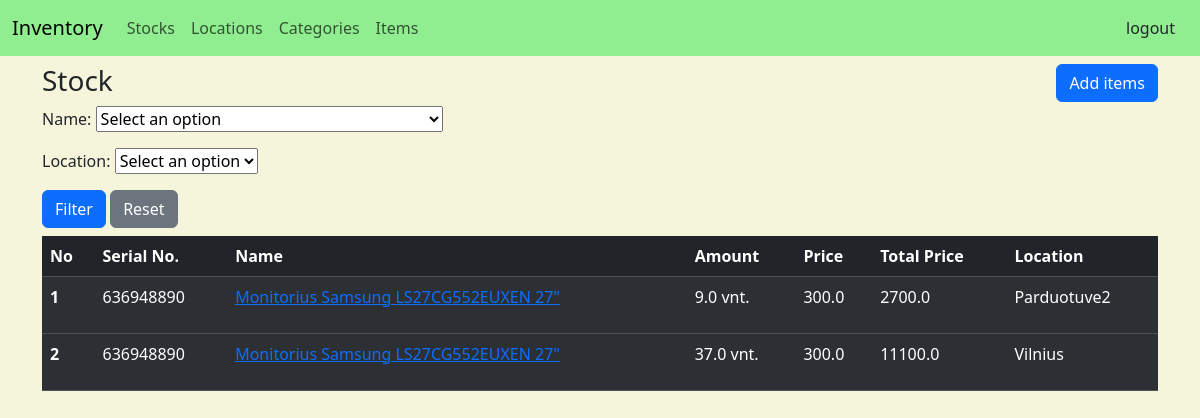
The page /items (signed in) on the database as committed earlier.
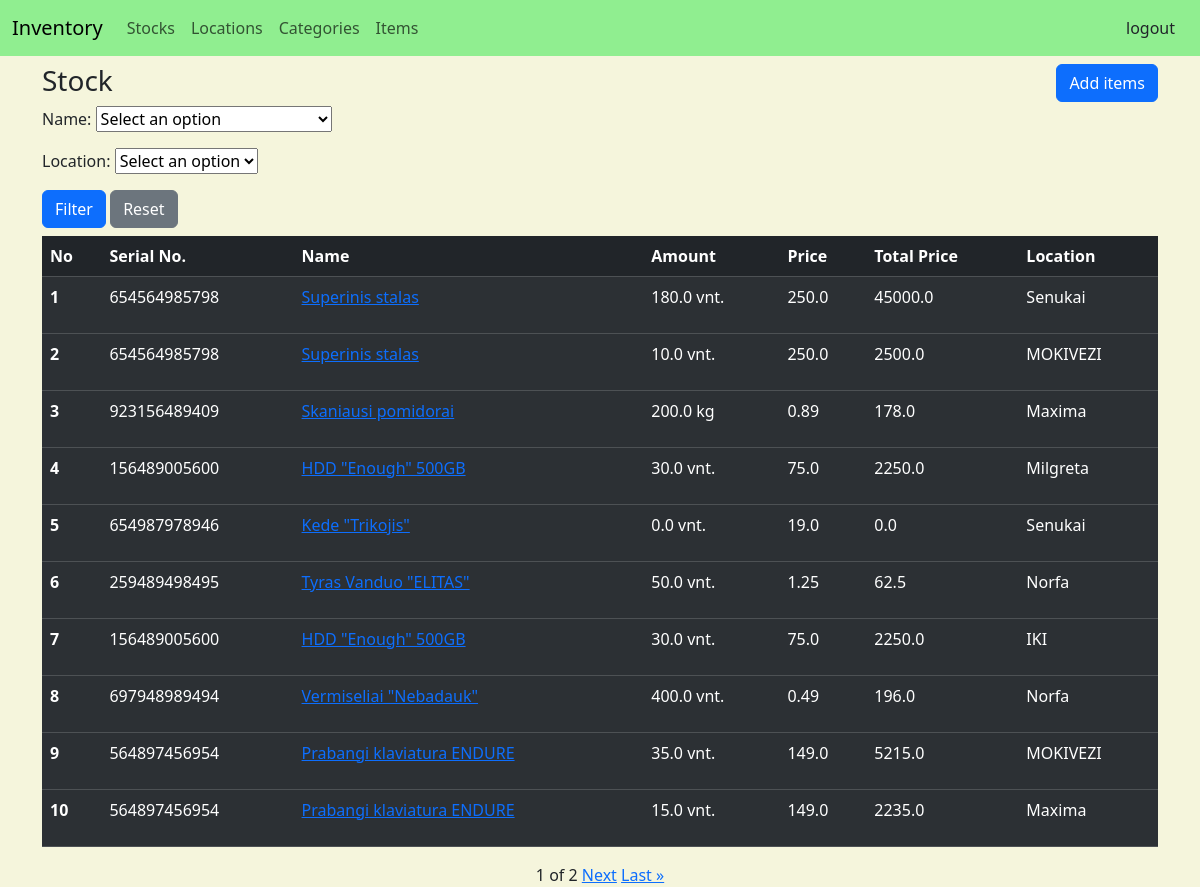
The same page on the database as committed later.
### items/models.py (models this page shows)
class BaseModel(models.Model):
    objects = models.Manager()
    class Meta:
        abstract = True

class Location(BaseModel):
    name = models.CharField(max_length=128)
    address = models.CharField(max_length=128)
    def __str__(self):
        return f'{self.name}'

class Item(BaseModel):
    quantity = models.FloatField()
    item_type = models.ForeignKey(ItemType, on_delete=models.PROTECT, related_name='item_name', null=True, verbose_name='Item name')
    created_on = models.DateTimeField(default=django.utils.timezone.now, blank=True)
    created_by = models.ForeignKey(User, on_delete=models.DO_NOTHING, related_name='items')
    location = models.ForeignKey(Location, on_delete=models.SET_NULL, related_name='location', null=True, blank=True)
    from_location = models.CharField(max_length=128, default="", verbose_name="Arrived from")
    def total_price(self):
        if self.item_type:
            return self.item_type.price * self.quantity
        else:
            return "-"

class ItemType(BaseModel):
    QUANTITY_TYPE = {
        '1': 'kg',
        '2': 'vnt.'
    }
    id_number = models.CharField(max_length=12, blank=True, verbose_name="Serial number")
    title = models.CharField(max_length=128)
    price = models.FloatField(default=0)
    quantity_type = models.CharField(max_length=50, choices=QUANTITY_TYPE, default='1')
    category = models.ForeignKey(ItemCategory, on_delete=models.PROTECT, related_name='category')
    def __str__(self):
        return f'{self.title}'
    def get_quantity_type_value(self):
        return self.QUANTITY_TYPE[self.quantity_type]

### items/views.py (the view)
# urls.py: path('items', views.ItemsListView.as_view(), name='list_items'),
class ItemsListView(LoginRequiredMixin, generic.ListView):
    model = Item
    template_name = 'items/list.html'
    context_object_name = "items"
    paginate_by = 10
    def get_context_data(self, **kwargs):
        context = super().get_context_data(**kwargs)
        context['filter_form'] = ItemForm(self.request.GET)
        return context
    def get_queryset(self):
        queryset = super().get_queryset()
        form = ItemForm(self.request.GET)
        if form.is_valid():
            name = form.cleaned_data.get('name')
            location = form.cleaned_data.get('location')
            if name:
                queryset = queryset.filter(item_type=name)
            if location:
                queryset = queryset.filter(location=location)
        return queryset

### items/forms.py
class ItemForm(forms.Form):
    name = forms.ModelChoiceField(
        queryset=ItemType.objects.all(),
        required=False,
        empty_label="Select an option"
    )
    location = forms.ModelChoiceField(
        queryset=Location.objects.all(),
        required=False,
        empty_label="Select an option"
    )

### items/Templates/items/list.html
{% extends "base.html" %}
{% block content %}
<div class="d-flex justify-content-between">
    <div>
        <h3> Stock</h3>
    </div>
    <div>
        <a class="btn btn-primary" href="{% url 'items:create_item' %}" role="button"> Add items</a>
    </div>
</div>
<form method="get" class="pb-2">
    {{ filter_form.as_p }}
    <button type="submit" class="btn btn-primary">Filter</button>
     <a class="btn btn-secondary" href="{% url 'items:list_items' %}" role="button"> Reset</a>
</form>
<table class="table table-dark table-striped">
    <thead>
    <tr>
        <th scope="col">No</th>
        <th scope="col">Serial No.</th>
        <th scope="col">Name</th>
        <th scope="col">Amount</th>
        <th scope="col">Price</th>
        <th scope="col">Total Price</th>
        <th scope="col">Location</th>
    </tr>
    </thead>
    {% for item in items %}
    <tbody>
    <tr>
        <th scope="row"> {{page_obj.start_index | add:forloop.counter0}}</th>
        <td scope="row"> {{item.item_type.id_number}}</td>
        <td><p><a class="link-opacity-100" href="{% url 'items:view_item' item.id %}">{{ item.item_type.title }}</a></p></td>
        <td><p>{{item.quantity}} {{ item.item_type.get_quantity_type_value }}</p></td>
        <td><p>{{item.item_type.price}}</p></td>
        <td><p>{{item.total_price}}</p></td>
        <td><p>{{item.location}}</p></td>
    </tr>
    </tbody>
    {% endfor %}
</table>
    {% include 'pagination.html' %}
{% endblock %}

Rows that differ between the two databases and show on the page:
removed Item: start_index|add "1", item_type.id_number "636948890", item_type "Monitorius Samsung LS27CG552EUXEN 27\"", quantity "9.0", item_type.get_quantity_type_value "vnt.", item_type.price "300.0", total_price "2700.0", location "Parduotuve2"
removed Item: start_index|add "2", item_type.id_number "636948890", item_type "Monitorius Samsung LS27CG552EUXEN 27\"", quantity "37.0", item_type.get_quantity_type_value "vnt.", item_type.price "300.0", total_price "11100.0", location "Vilnius"
added Item: start_index|add "1", item_type.id_number "654564985798", item_type "Superinis stalas", quantity "180.0", item_type.get_quantity_type_value "vnt.", item_type.price "250.0", total_price "45000.0", location "Senukai"
added Item: start_index|add "2", item_type.id_number "654564985798", item_type "Superinis stalas", quantity "10.0", item_type.get_quantity_type_value "vnt.", item_type.price "250.0", total_price "2500.0", location "MOKIVEZI"
added Item: start_index|add "3", item_type.id_number "923156489409", item_type "Skaniausi pomidorai", quantity "200.0", item_type.get_quantity_type_value "kg", item_type.price "0.89", total_price "178.0", location "Maxima"
added Item: start_index|add "4", item_type.id_number "156489005600", item_type "HDD \"Enough\" 500GB", quantity "30.0", item_type.get_quantity_type_value "vnt.", item_type.price "75.0", total_price "2250.0", location "Milgreta"
added Item: start_index|add "5", item_type.id_number "654987978946", item_type "Kede \"Trikojis\"", quantity "0.0", item_type.get_quantity_type_value "vnt.", item_type.price "19.0", total_price "0.0", location "Senukai"
added Item: start_index|add "6", item_type.id_number "259489498495", item_type "Tyras Vanduo \"ELITAS\"", quantity "50.0", item_type.get_quantity_type_value "vnt.", item_type.price "1.25", total_price "62.5", location "Norfa"
added Item: start_index|add "7", item_type.id_number "156489005600", item_type "HDD \"Enough\" 500GB", quantity "30.0", item_type.get_quantity_type_value "vnt.", item_type.price "75.0", total_price "2250.0", location "IKI"
added Item: start_index|add "8", item_type.id_number "697948989494", item_type "Vermiseliai \"Nebadauk\"", quantity "400.0", item_type.get_quantity_type_value "vnt.", item_type.price "0.49", total_price "196.0", location "Norfa"
added Item: start_index|add "9", item_type.id_number "564897456954", item_type "Prabangi klaviatura ENDURE", quantity "35.0", item_type.get_quantity_type_value "vnt.", item_type.price "149.0", total_price "5215.0", location "MOKIVEZI"
added Item: start_index|add "10", item_type.id_number "564897456954", item_type "Prabangi klaviatura ENDURE", quantity "15.0", item_type.get_quantity_type_value "vnt.", item_type.price "149.0", total_price "2235.0", location "Maxima"
Other text that changed with them:
{{ page_obj.number }}: (not shown) → "1"
{{ page_obj.paginator.num_pages }}: (not shown) → "2"
text now shown: "of Next Last »"
